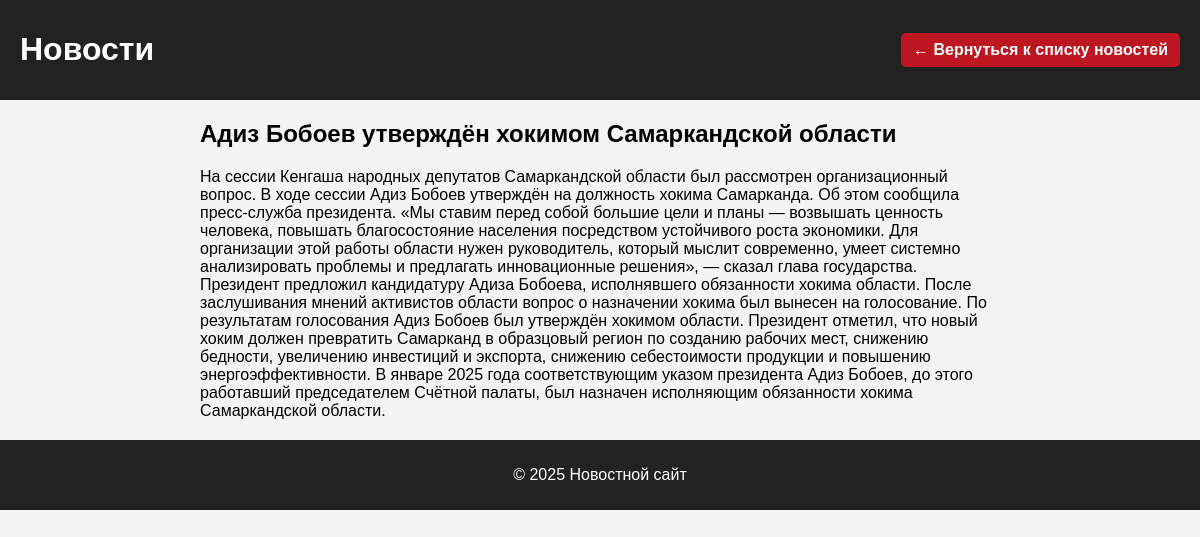
/news/6/, run on the app's committed database.
### index/models.py (models this page shows, shortened)
class News(models.Model):
    title = models.CharField(max_length=128, verbose_name='Заголовок')
    content = models.TextField(verbose_name='Основной текст')
    category = models.ForeignKey(NewsCategory, on_delete=models.CASCADE, verbose_name='категория')
    added_date = models.DateTimeField(auto_now_add=True)
    class Meta:
        verbose_name = 'новость'
        verbose_name_plural = 'новости'

### index/views.py (the view)
# urls.py: path('news/<int:pk>/', views.news_page, name='news_page'),
def news_page(request, pk):
    news_item = get_object_or_404(News, id=pk)
    context = {'news_item': news_item}
    return render(request, 'news.html', context)

### index/templates/news.html (shortened to what this page needs)
{% load static %}
<!DOCTYPE html>
<html lang="ru">
<head>
    <link rel="stylesheet" href="{% static 'style.css' %}">
</head>
<body>
<header>
    <h1>Новости</h1>
    <a href="{% url 'home' %}" class="back-home">← Вернуться к списку новостей</a>
</header>
<main class="news-detail">
    <article>
        <h2>{{ news_item.title }}</h2>
        <p>{{ news_item.content }}</p>
    </article>
</main>
<footer>
    <p>© 2025 Новостной сайт</p>
</footer>
</body>
</html>

### index/static/style.css (style rules this page uses)
body { margin: 0; font-family: Arial, sans-serif; background-color: #f4f4f4 ; }
header { display: flex; align-items: center; justify-content: space-between; padding: 10px 20px; background-color: #222; color: white; }
main { max-width: 800px; margin: 20px auto; }
footer { text-align: center; padding: 10px; background-color: #222; color: white; }
a.back-home { display: inline-block; text-decoration: none; color: white; background-color: #bd1621; padding: 8px 12px; border-radius: 5px; font-weight: bold; transition: background-color 0.2s ease; }

### data on the page
News: title "Адиз Бобоев утверждён хокимом Самаркандской области", content "На сессии Кенгаша народных депутатов Самаркандской области был рассмотрен организационный вопрос. В ходе сессии Адиз Бобоев утверждён на должность хокима Самарканда. Об этом сообщила пресс-служба президента. «Мы ставим перед собой большие цели и планы — возвышать ценность человека, повышать благосостояние населения посредством устойчивого роста экономики. Для организации этой работы области нужен руководитель, который мыслит современно, умеет системно анализировать проблемы и предлагать инновационные решения», — сказал глава государства. Президент предложил кандидатуру Адиза Бобоева, исполнявшего обязанности хокима области. После заслушивания мнений активистов области вопрос о назначении…"
